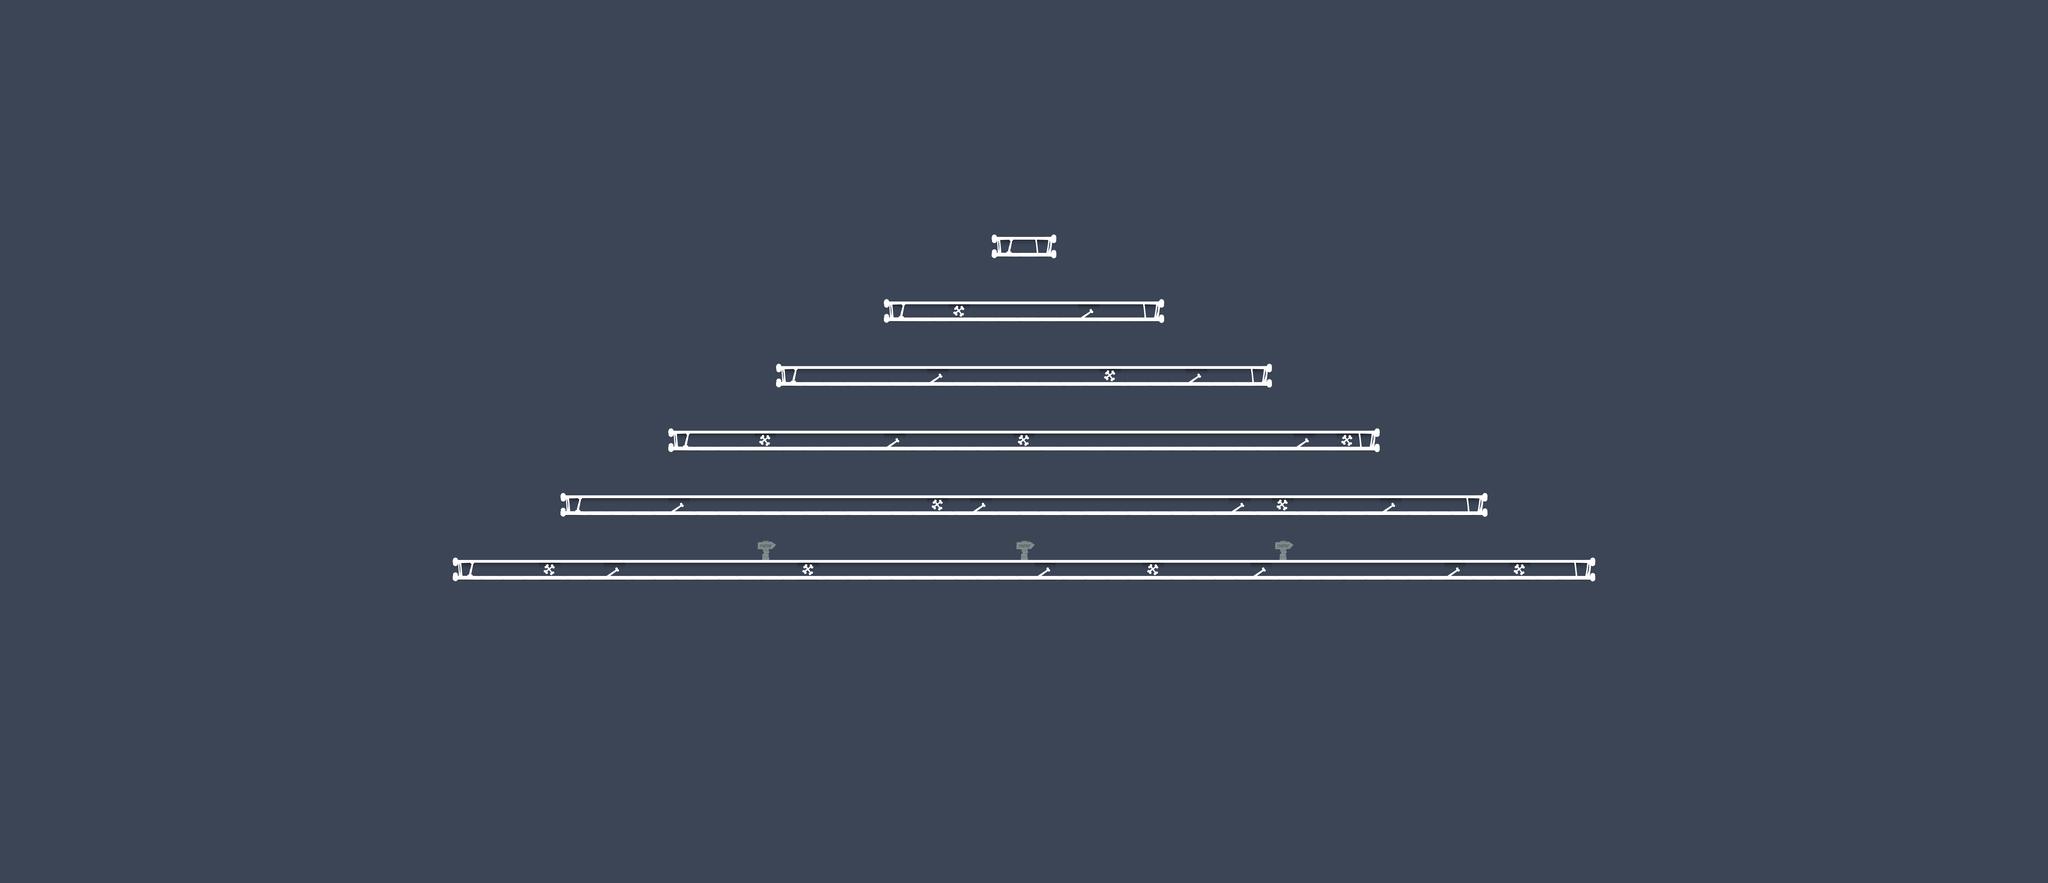

Tiled map render using the project's own tile images. Description and the map definition, with tile-layer contents summarised, below:
An orthogonal 95x41 tile map with 70x70 px tiles, 2 tile layers (collision, foreground) and 13 objects (7x enemy, 2x health, items, door, gun, ...).

<map version="1.2" tiledversion="1.2.4.1" orientation="orthogonal" renderorder="right-down" width="95" height="41" tilewidth="70" tileheight="70" infinite="0" backgroundcolor="#3c4556" nextlayerid="12" nextobjectid="26">
 <tileset firstgid="1" name="map_tiles_70" tilewidth="70" tileheight="70" tilecount="16" columns="8">
  <image source="../images/map_tiles.png" width="560" height="140" />
  <terraintypes>
   <terrain name="New Terrain" tile="-1" />
   <terrain name="New Terrain" tile="-1" />
  </terraintypes>
  <tile id="0" terrain=",,0,0" />
  <tile id="1" terrain="0,0,0,0" />
  <tile id="2" terrain="0,,0," />
  <tile id="3" terrain="0,,," />
 </tileset>
 <objectgroup color="#ffff00" id="1" name="items">
  <object id="1" name="key" type="items" x="3285.21" y="1309.27" width="70" height="70" />
  <object id="2" name="door" x="3290.18" y="699.15" width="70" height="70" />
  <object id="4" name="gun" x="5058.12" y="1728.06" width="70" height="70" />
  <object id="5" name="health" x="3288.12" y="1532.61" width="70" height="70" />
  <object id="16" name="health" x="3289.55" y="1106.94" width="70" height="70" />
 </objectgroup>
 <objectgroup color="#00aa00" id="2" name="player">
  <object id="7" name="player" type="player" x="1552.36" y="1712.36" width="70" height="94.5455" />
 </objectgroup>
 <objectgroup color="#ff0000" id="3" name="enemies" visible="0">
  <object id="15" name="zombie" type="enemy" x="3622.61" y="1328.79" width="70" height="73.3333">
   <properties>
    <property name="style" value="1" />
   </properties>
  </object>
  <object id="18" name="zombie" type="enemy" x="2943.85" y="1324.79" width="70" height="73.3333">
   <properties>
    <property name="style" value="1" />
   </properties>
  </object>
  <object id="19" name="zombie" type="enemy" x="2654.88" y="1539.94" width="70" height="73.3333">
   <properties>
    <property name="style" value="1" />
   </properties>
  </object>
  <object id="20" name="zombie" type="enemy" x="3919.24" y="1526" width="70" height="73.3333">
   <properties>
    <property name="style" value="1" />
   </properties>
  </object>
  <object id="21" name="zombie" type="enemy" x="3443" y="1107.33" width="70" height="73.3333">
   <properties>
    <property name="style" value="1" />
   </properties>
  </object>
  <object id="23" name="zombie" type="enemy" x="3295" y="887.333" width="70" height="73.3333">
   <properties>
    <property name="style" value="1" />
   </properties>
  </object>
  <object id="25" name="zombie" type="enemy" x="3171" y="1103.33" width="70" height="73.3333">
   <properties>
    <property name="style" value="1" />
   </properties>
  </object>
 </objectgroup>
 <layer id="10" name="collision" width="95" height="41">
  <data>[3895 cells, 168 non-empty, 1 distinct tile ids]</data>
 </layer>
 <layer id="11" name="foreground" width="95" height="41">
  <data>[3895 cells, 51 non-empty, 7 distinct tile ids]</data>
 </layer>
</map>
